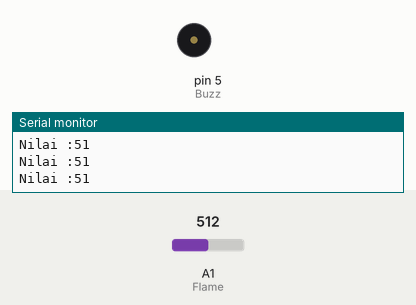
Simulated run of this sketch. Board: Arduino Uno, built with avr-gcc and run on an emulated ATmega328P. Shown: buzzer (waves = sounding, pin HIGH), the last lines printed to the serial monitor. The inputs (shaded band) are chosen by the test bench; at power-on: A1 (Flame) = 512.

Above: at 1.2 s.
1.3 s: A1 (Flame) set to 534
At 1.7 s:
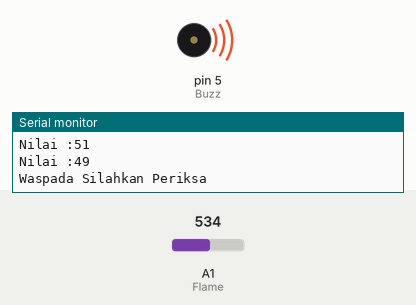
4.3 s: A1 (Flame) set to 306
7.3 s: A1 (Flame) set to 319
10.3 s: A1 (Flame) set to 345
At 10.3 s:
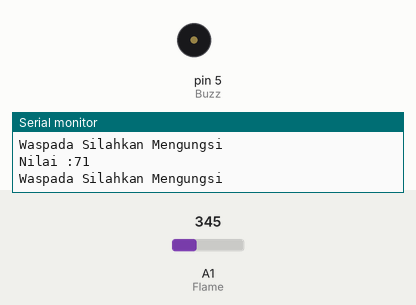
13.3 s: A1 (Flame) set to 122
At 13.59 s:
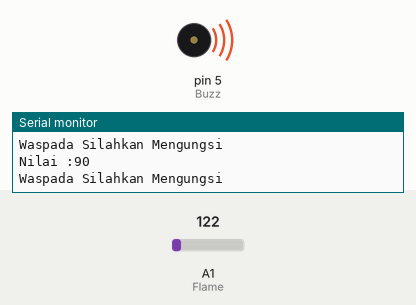
16.3 s: A1 (Flame) set to 511
At 16.3 s:
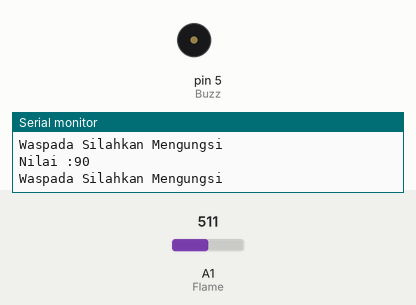
Timing chart, 0 to 18.8 s (numbered marks = the images above; inputs shaded):
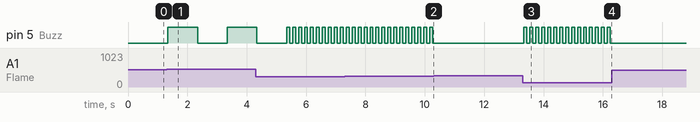

The sketch:

1._Flame.ino
```cpp
int Flame=A1;
int Buzz=5;

void setup() {
  // put your setup code here, to run once:
Serial.begin(9600);
pinMode(Buzz, OUTPUT);
}

void loop() {
  // put your main code here, to run repeatedly:
int BacaFlame=analogRead(Flame);
BacaFlame = map(BacaFlame, 20,1021,100,0);
Serial.print("Nilai :");
Serial.print(BacaFlame);
Serial.println();
if (BacaFlame <=10){
  digitalWrite(Buzz, LOW);
  Serial.println("Aman");
}
else if (BacaFlame <=50){
  Serial.println("Waspada Silahkan Periksa");
  digitalWrite(Buzz, HIGH);
  delay(1000);
  digitalWrite(Buzz, LOW);
  delay(1000);
}
else if (BacaFlame >=70){
  Serial.println("Waspada Silahkan Mengungsi");
  digitalWrite(Buzz, HIGH);
  delay(100);
  digitalWrite(Buzz, LOW);
  delay(100);
  }
}
```

Measured:
- the behaviour switches between 520 and 521 on A1 (Flame) (found by bisection; images 0 and 1)
- after the input at 1.3 s, pin 5 (Buzz): LOW → HIGH at once, → LOW 1.0 s later, → HIGH 1.0 s later
- after the input at 10.3 s, pin 5 (Buzz): stops changing and stays LOW
- after the input at 13.3 s, pin 5 (Buzz): alternates HIGH for 0.10 s and LOW for 0.10 s, starting at once
- after the input at 16.3 s, pin 5 (Buzz): stops changing and stays LOW
